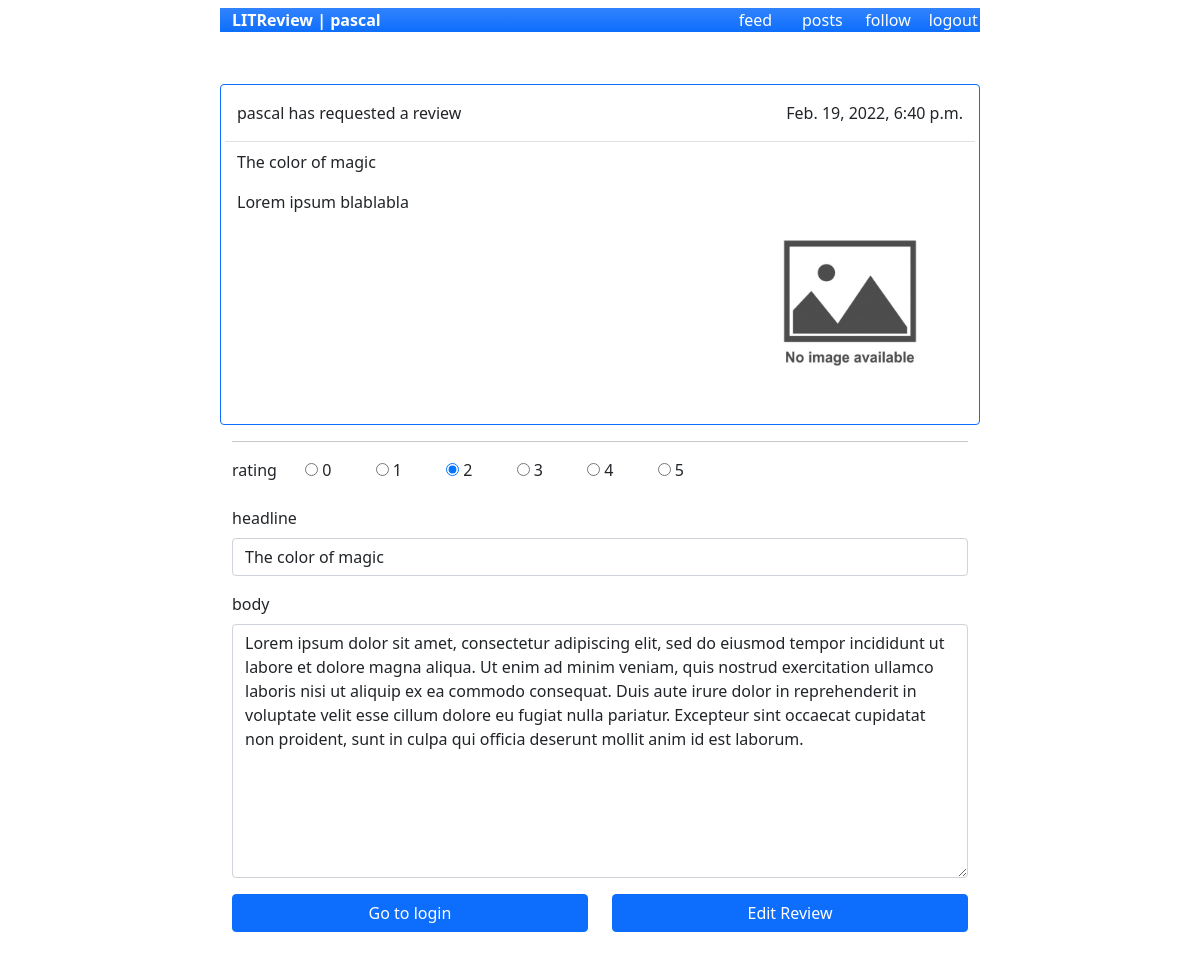
Screenshot of /review/3/edit/ (signed in) with the database file from the repository.
### litreview/models.py (models this page shows, shortened)
class Ticket(models.Model):
	user = models.ForeignKey(
		to=settings.AUTH_USER_MODEL,
		on_delete=models.CASCADE
	)
	title = models.CharField(max_length=128)
	description = models.TextField(max_length=2048, blank=True)
	image = models.ImageField(null=True, blank=True, upload_to="images")
	time_created = models.DateTimeField(auto_now_add=True)

class Review(models.Model):
	ticket = models.ForeignKey(to=Ticket, on_delete=models.CASCADE)
	user = models.ForeignKey(
		to=settings.AUTH_USER_MODEL,
		on_delete=models.CASCADE
	)
	rating = models.PositiveSmallIntegerField(
		choices=models.IntegerChoices('rating', "0 1 2 3 4 5", start=0).choices,
		blank=False,
		default=0
	)
	headline = models.CharField(max_length=128)
	body = models.TextField(max_length=8192, blank=True)
	time_created = models.DateTimeField(auto_now_add=True)

### litreview/views.py (the view)
# urls.py: path('review/<int:review_id>/edit/', views.edit_review, name='edit_review'),
@login_required
def edit_review(request, review_id):
	review = Review.objects.get(id=review_id)
	if review.user != request.user:
		raise PermissionDenied
	if request.method == 'POST':
		data = request.POST.copy()
		data.update({'user': request.user, 'ticket': review.ticket})
		form = modelform_factory(
			Review,
			fields='__all__',
			widgets={'ticket': HiddenInput, 'rating': RadioSelect}
		)(data, request.FILES, instance=review)
		if form.is_valid():
			form.save()
			return redirect('posts')
	else:
		form = modelform_factory(
			Review,
			exclude=['ticket', 'user'],
			widgets={'rating': RadioSelect}
		)(instance=review)
	return render(
		request,
		'litreview/review/edit_review.html',
		{'ticket': review.ticket,'form': form}
	)

### litreview/templatetags/custom_filters.py (called while the page is built)
@register.filter(name='add_classes')
def add_classes(tag, args):
	base = tag.field.widget.attrs.get('class', '').split()
	new = args.split(' ')
	classes = ' '.join(set(base + new)).strip()
	return tag.as_widget(attrs={'class': classes})

@register.filter(name='get_page')
def get_page(url):
	return url.split('/')[1]

@register.filter(name='string_list')
def string_list(args):
	return args.split(' ')

### litreview/templates/litreview/review/edit_review.html (shortened to what this page needs)
{% extends "litreview/base.html" %}
{% load custom_filters %}
{% block content %}
<div class="col-8">
 	<form enctype="multipart/form-data" method="post">
 		{% include 'litreview/ticket/ticket.html' with ticket=ticket only %}
		<hr class="border-secondary" />
		{% include 'litreview/form.html' with form=form only %}
		<div class="row mt-1">
			<div class="d-grid col">
				{% if request.META.HTTP_REFERER %}
				<a href="{{ request.META.HTTP_REFERER|escape }}" class="btn btn-primary">Go back</a>
				{% else %}
				<a href="{% url 'login' %}" class="btn btn-primary">Go to login</a>
				{% endif %}
			</div>
			<div class="d-grid col">
				<button type="submit" class="btn btn-primary">Edit Review</button>
			</div>
		</div>
	</form>
</div>
{% endblock %}

### litreview/templates/litreview/header.html
{% load custom_filters %}
{% with	sections="feed posts follow logout"|string_list current_page=request.path|get_page hide_for="login signup"|string_list %}
<div class="col-8">
	<div class="row mt-2 bg-primary bg-gradient text-white">
		<div class="col fw-bold">
			LITReview | {{ request.user }}
		</div>
		{% if current_page not in hide_for %}
		{% for section in sections %}
		<div class="col-1">
			{% if current_page == section %}
			<div class="fw-bold">{{ section }}</div>
			{% else %}
			<a href="{% url section %}" class="text-decoration-none text-white">{{ section }}</a>
			{% endif %}
		</div>
		{% endfor %}
		{% endif %}
	</div>
</div>
{% endwith %}

### litreview/templates/litreview/ticket/ticket.html (shortened to what this page needs)
{% extends 'litreview/card_base.html' %}
{% block content%}
<div class="row border-bottom mt-2">
	<div class="col">
		{% if user == ticket.user %}
		<p>You have requested a review</p>
		{% else %}
		<p>{{ ticket.user }} has requested a review</p>
		{% endif %}
	</div>
	<div class="col-auto">
		<p>{{ ticket.time_created }}</p>
	</div>
</div>
<div class="row mt-2">
	<div class="col">
		<p>{{ ticket.title }}</p>
	</div>
</div>
<div class="row">
	<div class="col">
		{{ ticket.description }}
	</div>
	<div class="col-4">
		{% if ticket.image %}
		<img src="{{ ticket.image.url }}" style="width: 100%;height: auto;"/>
		{% else %}
		<img src="/media/images/no_pic.jpg" style="width: 100%;height: auto;"/>
		{% endif %}
	</div>
</div>
{% endblock content%}

### litreview/templates/litreview/form.html (shortened to what this page needs)
{% load custom_filters %}
{% for field in form.visible_fields %}
<div class="mb-3">
	<label class="form-label" for="{{ field.name }}">{{ field.name }}</label>
	{% if field.field.widget.input_type == 'radio' %}
		{% for choice in field %}
		<div class="form-check form-check-inline">
			{{ choice }}
		</div>
		{% endfor %}
	{% else %}
		{{ field|add_classes:'form-control' }}
	{% endif %}
</div>
{% endfor %}

### rows the page displays
Ticket: user "pascal", time_created "Feb. 19, 2022, 6:40 p.m.", title "The color of magic", description "Lorem ipsum blablabla"
Review: visible_fields "The color of magic" "Lorem ipsum dolor sit amet, consectetur adipiscing elit, sed do eiusmod tempor incididunt ut labore et dolore magna aliqua. Ut enim ad minim veniam, quis nostrud exercitation ullamco laboris nisi ut aliquip ex ea commodo consequat. Duis aute irure dolor in reprehenderit in voluptate velit esse cillum dolore eu fugiat nulla pariatur. Excepteur sint occaecat cupidatat non proident, sunt in culpa qui officia deserunt mollit anim id est laborum."

### other values shown
{{ request.user }} "pascal"
{{ section }} "feed" "posts" "follow" "logout"
{{ field.name }} "rating" "headline" "body"
